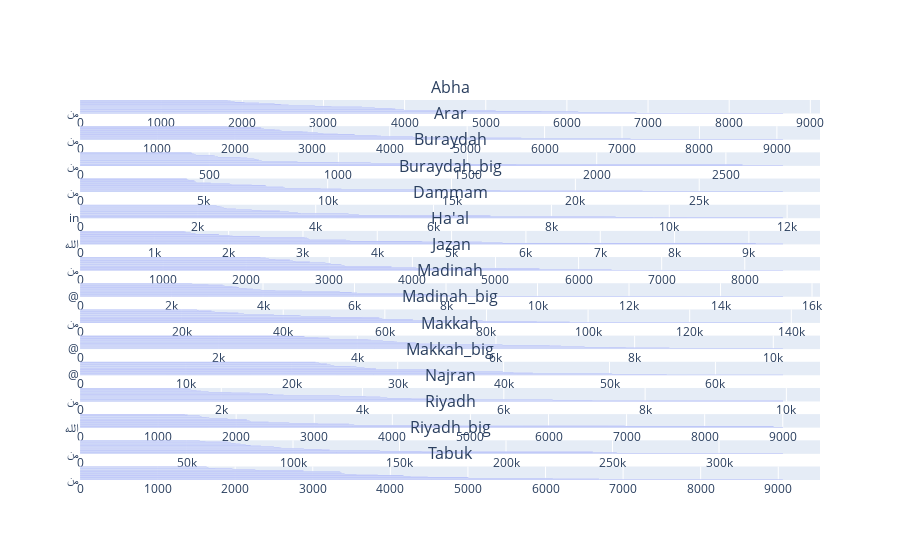

Here is the notebook cell this chart was saved with:
### Code cell
from collections import Counter

figs = []
titles = []

for name, province in provs.groupby("province"):
    words = " ".join(province["tweet"].values).split()
    counter = Counter(words)
    num, word = list(zip(*counter.most_common(20)))

    figs.append(px.bar(x=word, y=num))
    titles.append(name)
    
    
subplot = make_subplots(rows=len(figs), subplot_titles=titles)
for i, fig in enumerate(figs):
    subplot.add_trace(
        next(fig.select_traces(0)),
        row=i+1, col=1
    )
    
subplot.update_layout({"height": 6000})

### Figure 1 — Plotly figure (JSON) as saved in the notebook; plotly's stock layout.template omitted (floating-point values rounded to 4 significant figures)
{"data": [{"alignmentgroup": "True", "hovertemplate": "x=%{x}<br>y=%{y}<extra></extra>", "legendgroup": "", "marker": {"color": "#636efa"}, "name": "", "offsetgroup": "", "orientation": "h", "showlegend": false, "textposition": "auto", "type": "bar", "x": [8663, 6854, 6138, 5686, 5120, 3992, 3884, 3848, 3630, 3473, 3098, 2895, 2569, 2478, 2396, 2207, 2025, 1905, 1855, 1824], "xaxis": "x", "y": ["من", "في", "@", "الله", ".", "Abha", "..", "،", "على", "لا", "-", "و", ":", "•", "ما", "كل", "ابها", "اللهم", "Saudi", "a"], "yaxis": "y"}, {"alignmentgroup": "True", "hovertemplate": "x=%{x}<br>y=%{y}<extra></extra>", "legendgroup": "", "marker": {"color": "#636efa"}, "name": "", "offsetgroup": "", "orientation": "h", "showlegend": false, "textposition": "auto", "type": "bar", "x": [9079, 7108, 5698, 4617, 4300, 3888, 3838, 3545, 3328, 3142, 3070, 2938, 2875, 2601, 2576, 2513, 2376, 2339, 1981, 1903], "xaxis": "x2", "y": ["من", "في", "الله", "على", "،", ".", "..", "لا", "JoeRine", "JOSHANE", "و", "SAUDI", "TEAM", "For", ":", "FOUR", "ما", "كل", "24/7", "اللهم"], "yaxis": "y2"}, {"alignmentgroup": "True", "hovertemplate": "x=%{x}<br>y=%{y}<extra></extra>", "legendgroup": "", "marker": {"color": "#636efa"}, "name": "", "offsetgroup": "", "orientation": "h", "showlegend": false, "textposition": "auto", "type": "bar", "x": [2721, 2564, 1690, 1513, 1125, 1000, 841, 703, 692, 684, 674, 647, 621, 534, 523, 518, 448, 442, 434, 431], "xaxis": "x3", "y": ["من", "الله", "في", "على", "و", "لا", "ما", "اللهم", "يا", "..", "ولا", "كل", "،", ".", "اللي", "عن", "مع", "أن", "هذا", "والله"], "yaxis": "y3"}, {"alignmentgroup": "True", "hovertemplate": "x=%{x}<br>y=%{y}<extra></extra>", "legendgroup": "", "marker": {"color": "#636efa"}, "name": "", "offsetgroup": "", "orientation": "h", "showlegend": false, "textposition": "auto", "type": "bar", "x": [28383, 22712, 16976, 15041, 10547, 9722, 8265, 8203, 7530, 7494, 6930, 6121, 6044, 5276, 4707, 4669, 4613, 4461, 4367, 4308], "xaxis": "x4", "y": ["من", "الله", "في", "على", "لا", "و", "اللهم", "ما", "كل", ".", "،", "ولا", "..", "يا", "اللي", "عن", "يارب", "مع", "هذا", "والله"], "yaxis": "y4"}, {"alignmentgroup": "True", "hovertemplate": "x=%{x}<br>y=%{y}<extra></extra>", "legendgroup": "", "marker": {"color": "#636efa"}, "name": "", "offsetgroup": "", "orientation": "h", "showlegend": false, "textposition": "auto", "type": "bar", "x": [11930, 9740, 9086, 6963, 5430, 4733, 4555, 3751, 3699, 3542, 3392, 3085, 2913, 2649, 2495, 2440, 2401, 2374, 2316, 2169], "xaxis": "x5", "y": ["in", "at", "I'm", "Dammam,", "من", "(@", "Dammam", "—", "الله", "في", "Eastern", "-", "|", "Ash", "@", "على", "Al", "..", ".", "،"], "yaxis": "y5"}, {"alignmentgroup": "True", "hovertemplate": "x=%{x}<br>y=%{y}<extra></extra>", "legendgroup": "", "marker": {"color": "#636efa"}, "name": "", "offsetgroup": "", "orientation": "h", "showlegend": false, "textposition": "auto", "type": "bar", "x": [9459, 9095, 5684, 5405, 4604, 3634, 3580, 3094, 3074, 3054, 3022, 2420, 2050, 2014, 1869, 1552, 1551, 1490, 1425, 1407], "xaxis": "x6", "y": ["الله", "من", "في", "و", "على", "،", "لا", "اللهم", ".", "..", "ما", "كل", "ولا", "يا", "Organizations", "عن", "يارب", "أن", "ان", "اللي"], "yaxis": "y6"}, {"alignmentgroup": "True", "hovertemplate": "x=%{x}<br>y=%{y}<extra></extra>", "legendgroup": "", "marker": {"color": "#636efa"}, "name": "", "offsetgroup": "", "orientation": "h", "showlegend": false, "textposition": "auto", "type": "bar", "x": [8460, 6395, 5528, 5141, 4045, 3747, 3205, 3183, 3145, 3138, 3016, 2951, 2766, 2596, 2560, 2526, 2352, 2272, 2234, 2174], "xaxis": "x7", "y": ["من", "في", "@Luke5SOS", "الله", "luke", "،", "على", "لا", "FOLLOW", "..", "Me", "و", ".", "يا", "اللهم", "hemmings", "I", ":", "ما", "كل"], "yaxis": "y7"}, {"alignmentgroup": "True", "hovertemplate": "x=%{x}<br>y=%{y}<extra></extra>", "legendgroup": "", "marker": {"color": "#636efa"}, "name": "", "offsetgroup": "", "orientation": "h", "showlegend": false, "textposition": "auto", "type": "bar", "x": [15366, 8119, 7806, 7715, 7285, 6057, 5938, 5677, 4853, 4272, 3951, 3782, 3654, 3475, 3421, 3338, 3154, 3116, 2804, 2451], "xaxis": "x8", "y": ["@", "Medina,", "Saudi", "Arabia", "من", "in", "الله", ".", "في", "على", "a", "at", "Madinah", "Al", "I'm", "اللهم", "Just", "posted", "photo", "المسجد"], "yaxis": "y8"}, {"alignmentgroup": "True", "hovertemplate": "x=%{x}<br>y=%{y}<extra></extra>", "legendgroup": "", "marker": {"color": "#636efa"}, "name": "", "offsetgroup": "", "orientation": "h", "showlegend": false, "textposition": "auto", "type": "bar", "x": [138364, 96363, 89934, 79206, 65479, 65463, 59480, 58891, 55588, 49286, 43412, 43216, 38171, 32253, 31140, 29004, 26460, 25865, 23434, 23023], "xaxis": "x9", "y": ["من", "في", "الله", "،", "و", "لا", "على", "..", ".", "@", "ما", ":", "كل", "اللهم", "-", "أن", "!", "يا", "ولا", "عن"], "yaxis": "y9"}, {"alignmentgroup": "True", "hovertemplate": "x=%{x}<br>y=%{y}<extra></extra>", "legendgroup": "", "marker": {"color": "#636efa"}, "name": "", "offsetgroup": "", "orientation": "h", "showlegend": false, "textposition": "auto", "type": "bar", "x": [10140, 8500, 7878, 7276, 6936, 6779, 6091, 5052, 4849, 4843, 4571, 4534, 4371, 4195, 4157, 3596, 3585, 3438, 3235, 2949], "xaxis": "x10", "y": ["@", "Makkah", "in", "من", "اللهم", ".", "Saudi", "في", "Arabia", "Mecca,", "at", "-", "الله", "و", "I'm", "Makkah,", "على", "،", "The", "الحمدلله"], "yaxis": "y10"}, {"alignmentgroup": "True", "hovertemplate": "x=%{x}<br>y=%{y}<extra></extra>", "legendgroup": "", "marker": {"color": "#636efa"}, "name": "", "offsetgroup": "", "orientation": "h", "showlegend": false, "textposition": "auto", "type": "bar", "x": [66381, 55411, 50241, 42762, 40932, 39925, 33753, 33717, 33484, 27942, 27474, 26846, 26089, 25562, 23994, 23645, 23311, 22741, 22542, 22240], "xaxis": "x11", "y": ["@", "من", "Makkah", "in", "الله", "في", ".", "-", "at", "اللهم", "،", "و", "I'm", "Saudi", "..", "على", "لا", "Mecca,", "Al", "Arabia"], "yaxis": "y11"}, {"alignmentgroup": "True", "hovertemplate": "x=%{x}<br>y=%{y}<extra></extra>", "legendgroup": "", "marker": {"color": "#636efa"}, "name": "", "offsetgroup": "", "orientation": "h", "showlegend": false, "textposition": "auto", "type": "bar", "x": [9952, 7256, 6689, 5083, 4691, 4348, 4250, 4050, 3673, 2881, 2734, 2662, 2402, 2142, 1819, 1713, 1651, 1570, 1569, 1523], "xaxis": "x12", "y": ["من", "في", "الله", "،", ".", "على", "لا", "..", "و", "ما", ":", "كل", "اللهم", "@", "ولا", "أن", "عن", "يا", "!", "اللي"], "yaxis": "y12"}, {"alignmentgroup": "True", "hovertemplate": "x=%{x}<br>y=%{y}<extra></extra>", "legendgroup": "", "marker": {"color": "#636efa"}, "name": "", "offsetgroup": "", "orientation": "h", "showlegend": false, "textposition": "auto", "type": "bar", "x": [9003, 8881, 6979, 4404, 3510, 3446, 3049, 2678, 2412, 2185, 2170, 2136, 1921, 1888, 1654, 1626, 1555, 1532, 1378, 1344], "xaxis": "x13", "y": ["الله", "من", "في", "على", "و", "لا", "ما", "،", "اللهم", "كل", "بالرياض", "..", ".", "ولا", "يا", "يارب", "نقل", "الرياض", "اللي", "حي"], "yaxis": "y13"}, {"alignmentgroup": "True", "hovertemplate": "x=%{x}<br>y=%{y}<extra></extra>", "legendgroup": "", "marker": {"color": "#636efa"}, "name": "", "offsetgroup": "", "orientation": "h", "showlegend": false, "textposition": "auto", "type": "bar", "x": [330047, 252024, 240745, 160662, 140801, 117123, 113687, 105152, 94463, 93598, 91045, 84912, 80120, 77790, 75296, 73233, 70741, 69433, 58866, 56223], "xaxis": "x14", "y": ["من", "الله", "في", "على", "و", "لا", "ما", "بالرياض", "نقل", "اللهم", "،", "كل", "..", "شراء", "عفش", ".", "يا", "ولا", "يارب", "الرياض"], "yaxis": "y14"}, {"alignmentgroup": "True", "hovertemplate": "x=%{x}<br>y=%{y}<extra></extra>", "legendgroup": "", "marker": {"color": "#636efa"}, "name": "", "offsetgroup": "", "orientation": "h", "showlegend": false, "textposition": "auto", "type": "bar", "x": [9061, 6691, 6095, 5004, 4481, 4264, 4167, 3836, 3563, 3408, 3371, 3359, 3352, 2878, 2317, 2258, 1962, 1748, 1654, 1631], "xaxis": "x15", "y": ["من", "الله", "في", "@", "،", "على", ".", "لا", "..", "Saudi", "Tabuk,", "و", "Arabia", "ما", ":", "كل", "اللهم", "a", "تبوك", "Just"], "yaxis": "y15"}], "layout": {"annotations": [{"font": {"size": 16}, "showarrow": false, "text": "Abha", "x": 0.5, "xanchor": "center", "xref": "paper", "y": 1, "yanchor": "bottom", "yref": "paper"}, {"font": {"size": 16}, "showarrow": false, "text": "Arar", "x": 0.5, "xanchor": "center", "xref": "paper", "y": 0.9311, "yanchor": "bottom", "yref": "paper"}, {"font": {"size": 16}, "showarrow": false, "text": "Buraydah", "x": 0.5, "xanchor": "center", "xref": "paper", "y": 0.8622, "yanchor": "bottom", "yref": "paper"}, {"font": {"size": 16}, "showarrow": false, "text": "Buraydah_big", "x": 0.5, "xanchor": "center", "xref": "paper", "y": 0.7933, "yanchor": "bottom", "yref": "paper"}, {"font": {"size": 16}, "showarrow": false, "text": "Dammam", "x": 0.5, "xanchor": "center", "xref": "paper", "y": 0.7244, "yanchor": "bottom", "yref": "paper"}, {"font": {"size": 16}, "showarrow": false, "text": "Ha'al", "x": 0.5, "xanchor": "center", "xref": "paper", "y": 0.6556, "yanchor": "bottom", "yref": "paper"}, {"font": {"size": 16}, "showarrow": false, "text": "Jazan", "x": 0.5, "xanchor": "center", "xref": "paper", "y": 0.5867, "yanchor": "bottom", "yref": "paper"}, {"font": {"size": 16}, "showarrow": false, "text": "Madinah", "x": 0.5, "xanchor": "center", "xref": "paper", "y": 0.5178, "yanchor": "bottom", "yref": "paper"}, {"font": {"size": 16}, "showarrow": false, "text": "Madinah_big", "x": 0.5, "xanchor": "center", "xref": "paper", "y": 0.4489, "yanchor": "bottom", "yref": "paper"}, {"font": {"size": 16}, "showarrow": false, "text": "Makkah", "x": 0.5, "xanchor": "center", "xref": "paper", "y": 0.38, "yanchor": "bottom", "yref": "paper"}, {"font": {"size": 16}, "showarrow": false, "text": "Makkah_big", "x": 0.5, "xanchor": "center", "xref": "paper", "y": 0.3111, "yanchor": "bottom", "yref": "paper"}, {"font": {"size": 16}, "showarrow": false, "text": "Najran", "x": 0.5, "xanchor": "center", "xref": "paper", "y": 0.2422, "yanchor": "bottom", "yref": "paper"}, {"font": {"size": 16}, "showarrow": false, "text": "Riyadh", "x": 0.5, "xanchor": "center", "xref": "paper", "y": 0.1733, "yanchor": "bottom", "yref": "paper"}, {"font": {"size": 16}, "showarrow": false, "text": "Riyadh_big", "x": 0.5, "xanchor": "center", "xref": "paper", "y": 0.1044, "yanchor": "bottom", "yref": "paper"}, {"font": {"size": 16}, "showarrow": false, "text": "Tabuk", "x": 0.5, "xanchor": "center", "xref": "paper", "y": 0.03556, "yanchor": "bottom", "yref": "paper"}], "autosize": true, "xaxis": {"anchor": "y", "autorange": true, "domain": [0, 1], "range": [0, 9119.0], "type": "linear"}, "xaxis10": {"anchor": "y10", "autorange": true, "domain": [0, 1], "range": [0, 10670.0], "type": "linear"}, "xaxis11": {"anchor": "y11", "autorange": true, "domain": [0, 1], "range": [0, 69870.0], "type": "linear"}, "xaxis12": {"anchor": "y12", "autorange": true, "domain": [0, 1], "range": [0, 10480.0], "type": "linear"}, "xaxis13": {"anchor": "y13", "autorange": true, "domain": [0, 1], "range": [0, 9477.0], "type": "linear"}, "xaxis14": {"anchor": "y14", "autorange": true, "domain": [0, 1], "range": [0, 347400.0], "type": "linear"}, "xaxis15": {"anchor": "y15", "autorange": true, "domain": [0, 1], "range": [0, 9538.0], "type": "linear"}, "xaxis2": {"anchor": "y2", "autorange": true, "domain": [0, 1], "range": [0, 9557.0], "type": "linear"}, "xaxis3": {"anchor": "y3", "autorange": true, "domain": [0, 1], "range": [0, 2864.0], "type": "linear"}, "xaxis4": {"anchor": "y4", "autorange": true, "domain": [0, 1], "range": [0, 29880.0], "type": "linear"}, "xaxis5": {"anchor": "y5", "autorange": true, "domain": [0, 1], "range": [0, 12560.0], "type": "linear"}, "xaxis6": {"anchor": "y6", "autorange": true, "domain": [0, 1], "range": [0, 9957.0], "type": "linear"}, "xaxis7": {"anchor": "y7", "autorange": true, "domain": [0, 1], "range": [0, 8905.0], "type": "linear"}, "xaxis8": {"anchor": "y8", "autorange": true, "domain": [0, 1], "range": [0, 16170.0], "type": "linear"}, "xaxis9": {"anchor": "y9", "autorange": true, "domain": [0, 1], "range": [0, 145600.0], "type": "linear"}, "yaxis": {"anchor": "x", "autorange": true, "domain": [0.9644, 1], "range": [-0.5, 19.5], "type": "category"}, "yaxis10": {"anchor": "x10", "autorange": true, "domain": [0.3444, 0.38], "range": [-0.5, 19.5], "type": "category"}, "yaxis11": {"anchor": "x11", "autorange": true, "domain": [0.2756, 0.3111], "range": [-0.5, 19.5], "type": "category"}, "yaxis12": {"anchor": "x12", "autorange": true, "domain": [0.2067, 0.2422], "range": [-0.5, 19.5], "type": "category"}, "yaxis13": {"anchor": "x13", "autorange": true, "domain": [0.1378, 0.1733], "range": [-0.5, 19.5], "type": "category"}, "yaxis14": {"anchor": "x14", "autorange": true, "domain": [0.06889, 0.1044], "range": [-0.5, 19.5], "type": "category"}, "yaxis15": {"anchor": "x15", "autorange": true, "domain": [0, 0.03556], "range": [-0.5, 19.5], "type": "category"}, "yaxis2": {"anchor": "x2", "autorange": true, "domain": [0.8956, 0.9311], "range": [-0.5, 19.5], "type": "category"}, "yaxis3": {"anchor": "x3", "autorange": true, "domain": [0.8267, 0.8622], "range": [-0.5, 19.5], "type": "category"}, "yaxis4": {"anchor": "x4", "autorange": true, "domain": [0.7578, 0.7933], "range": [-0.5, 19.5], "type": "category"}, "yaxis5": {"anchor": "x5", "autorange": true, "domain": [0.6889, 0.7244], "range": [-0.5, 19.5], "type": "category"}, "yaxis6": {"anchor": "x6", "autorange": true, "domain": [0.62, 0.6556], "range": [-0.5, 19.5], "type": "category"}, "yaxis7": {"anchor": "x7", "autorange": true, "domain": [0.5511, 0.5867], "range": [-0.5, 19.5], "type": "category"}, "yaxis8": {"anchor": "x8", "autorange": true, "domain": [0.4822, 0.5178], "range": [-0.5, 19.5], "type": "category"}, "yaxis9": {"anchor": "x9", "autorange": true, "domain": [0.4133, 0.4489], "range": [-0.5, 19.5], "type": "category"}}}
